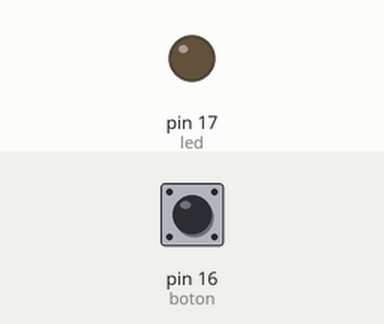
Simulated run of this sketch. Board: Arduino Uno, built with avr-gcc and run on an emulated ATmega328P. Parts: output pins drawn as LEDs (lit = HIGH). Inputs (shaded band) come from the test bench; at power-on: pin 16 (boton) HIGH.

Above: at 1.2 s.
1.3 s: pin 16 (boton) pulled LOW for 0.15 s
At 1.37 s:
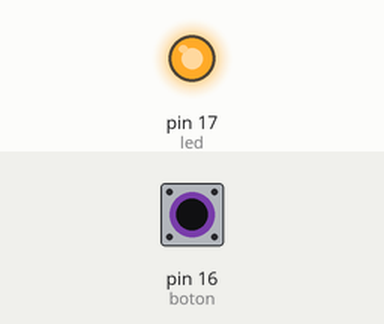
2.9 s: pin 16 (boton) pulled LOW for 3.2 s
At 7.1 s:
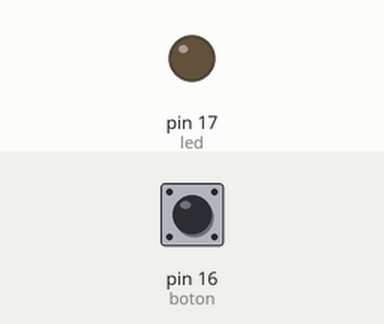
Timing chart, 0 to 8.6 s (numbered marks = the images above; inputs shaded):
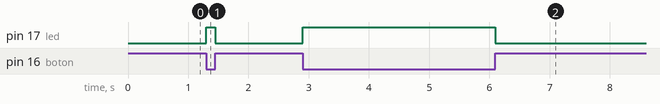

Measured:
- after the input at 1.3 s, pin 17 (led): LOW → HIGH at once, → LOW 0.15 s later
- after the input at 2.9 s, pin 17 (led): LOW → HIGH at once, → LOW 3.2 s later

The sketch:

PULLUP.ino
```cpp
int led = 17;        // Pin donde está conectado el LED
int boton = 16;      // Pin donde está conectado el pulsador

void setup() {
  pinMode(led,OUTPUT);          // Configura el pin del LED como salida
  pinMode(boton,INPUT_PULLUP);  // Configura el botón como entrada con resistencia pull-up interna
}

void loop() {
  if (digitalRead(boton)== LOW){   // Si el botón está presionado (LOW)
    digitalWrite(led, HIGH);       // Enciende el LED
  } else {                         // Si el botón no está presionado
    digitalWrite(led,LOW);         // Apaga el LED
  }
}
```
